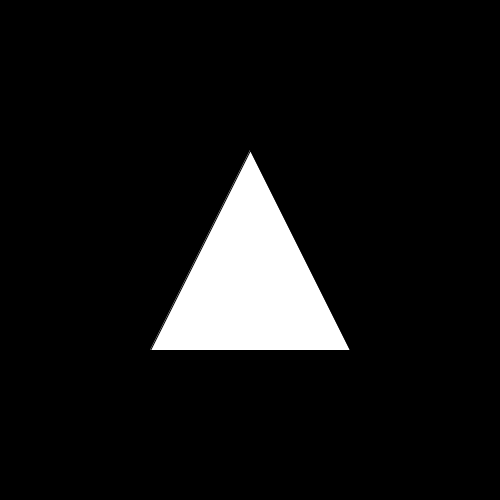
Frame 1 (no input)
Frame 60 (the mouse pressed at the canvas centre just before this capture): identical to frame 1, image omitted
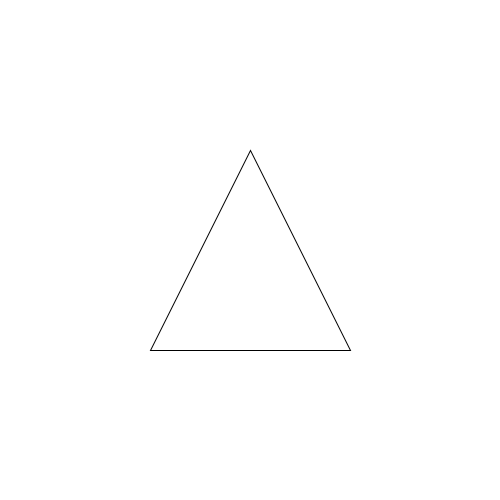
Frame 120 (the mouse held since frame 60 and released just before this capture)

The Processing sketch that drew these frames (run headless with seeded random() and noise(); from frame 60 on, the mouse is pressed at the canvas centre):

// Processing sketch: basic
// ── basic.pde
void setup(){
  size(500, 500);
}

//void draw(){
//  background(0);//set color// set empty board 
//  //the background() function should be the first one inside of the draw()
  
//  fill(100);// color of the shape
//  //noFill();
  
//  //stroke(255);// outer line of the shape
//  //strokeWeight(5);
//  noStroke();
  
//  ellipse(mouseX,mouseY,50,50);
//  //x-position, y-positon, width, height
//}


//void draw(){
//  background(100);
//  noStroke();
  
//  // mouse position: This is the standard
//  //rectMode(CORNER);
//  //ellipseMode(CENTER);
  
    
//  // code orders are matter!!!!
//  // layer 1 
//  fill(0);
//  rect(mouseX,mouseY,100,100);
  
//  // layer 2
//  fill(255);
//  ellipse(width/2, height/2,100,100);
  
 
  
//}


void draw(){
  //interaction
   if(mousePressed){ //  mouseReleased()
     background(255);
   }else{
     background(0);
   }
   
   if(keyPressed){
     if(key=='a'){
       background(255,0,0);
     }else{
       background(0,0,255);
     }
   }
   
  
  
  //line(x1,y1,x2,y2);  

  //triangle
  push();
  translate(width/2, height/2);
  float diff = 100;
  float x1 = 0;
  float y1 = -diff;
  float x2 = diff;
  float y2 = diff;
  float x3 = -diff;
  float y3 = diff;
  triangle(x1, y1, x2, y2, x3, y3);
  //start x,y posoition/ second x,y positio/third x, yposition
  pop();
  
  
  //// poligon
  //beginShape();
  //vertex(x,y);
  //vertex(x,y);
  //vertex(x,y);
  //vertex(x,y);
  //vertex(x,y);
  //endShape();
}


//void mousePressed(){
//    // mouse-button has been pressed down
//}

//void mouseReleased(){
//    // mouse-button has been released
//}
